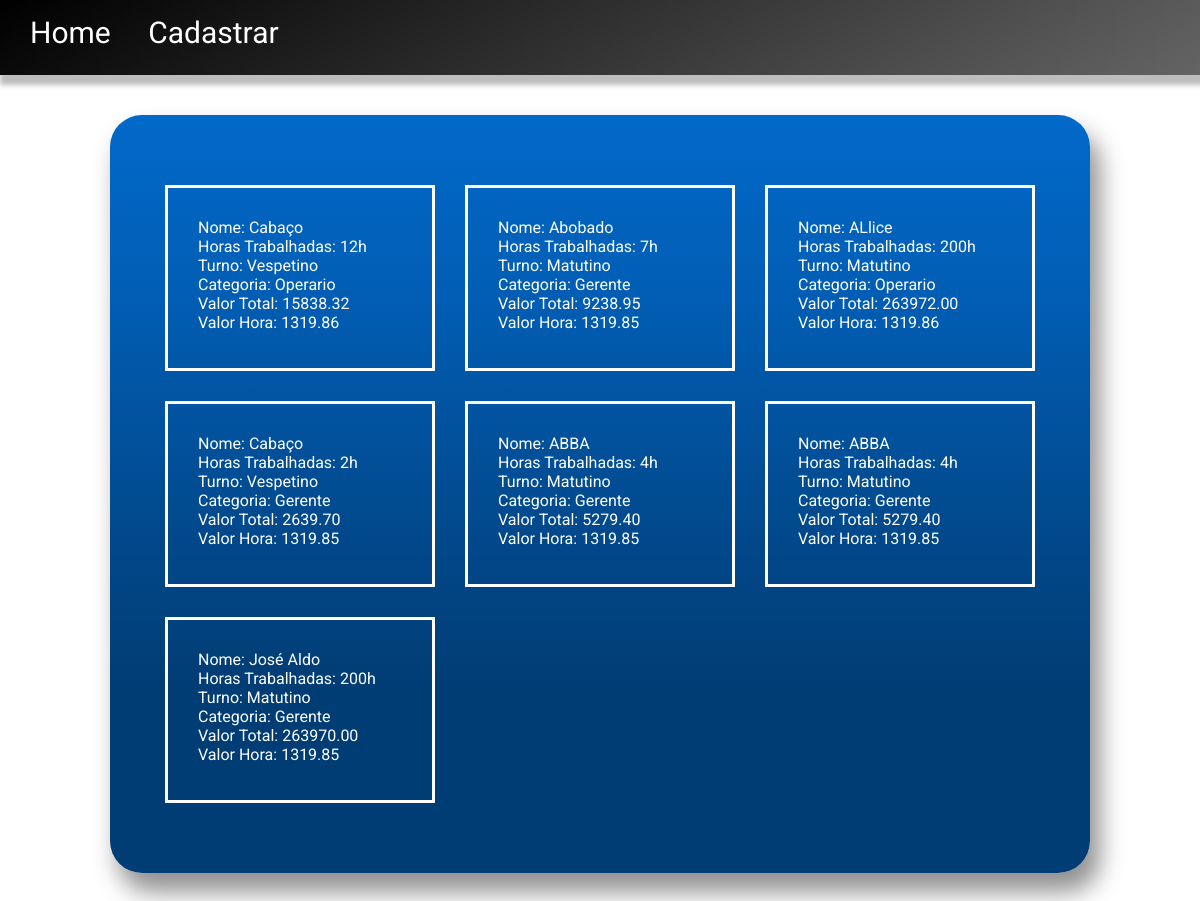
The app's page /Atividade1/, older data.
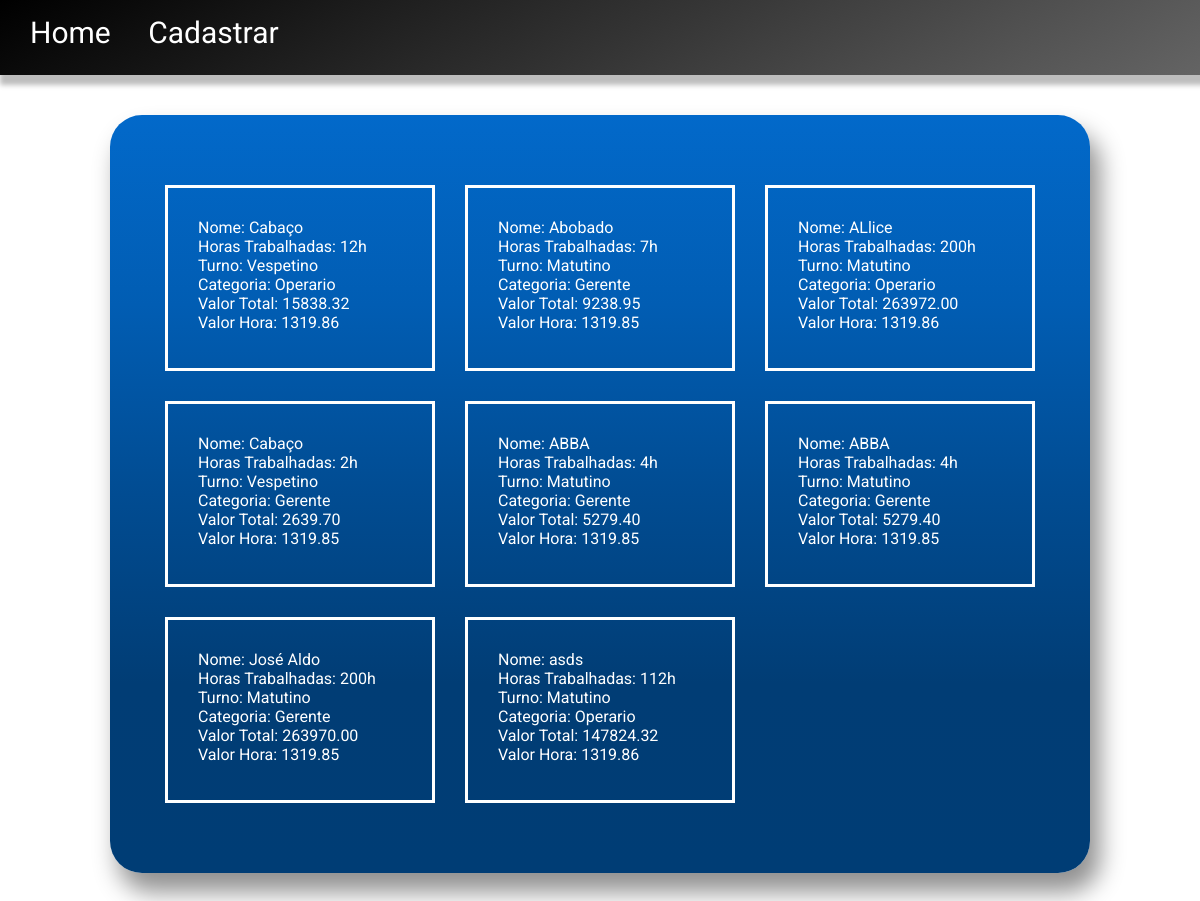
The same page, newer data.
### Atividade1/models.py (models this page shows, shortened)
class Pagamento(models.Model):
    nome = models.CharField(max_length=255)
    quantidade_horas = models.FloatField(max_length=10000)
    turno = models.CharField(max_length=255)
    categoria = models.CharField(max_length=255)
    valorTotal = models.FloatField(max_length=10000)
    valorHora = models.FloatField(max_length=10000)

### Atividade1/views.py (the view)
# urls.py: path('', getPagamento, name='getPagamento'),
def getPagamento(request):
    pagamento = Pagamento.objects.all()
    return render(request, 'Atividade1_Index.html', {'pagamentos': pagamento})

### Atividade1/templates/Atividade1_Index.html (shortened to what this page needs)
{% load static %}
<!DOCTYPE html>
<html lang="en">
  <head>
    <link rel="stylesheet" href='{% static 'atividadeUm.css' %}'/>
  </head>
  <body>
    <section>
      <div class='barra'>
        <a class='botao' href="{% url 'Atividade1:Home' %}" style='color: inherit; text-decoration: none;'>Home</a>
        <a class='botao' href="{% url 'Atividade1:postPagamento' %}" style='color: inherit; text-decoration: none;'>Cadastrar</a>
      </div>
      <div class='pagamentos'>
        <div class='pagamentos-container'>
          <div class='pagamentos-lists-container'>
            {% for pagamento in pagamentos %}
              <ul style='list-style: none;'>
                <li>
                  <div class='pagamentos-list-container'>
                    <span>Nome: {{pagamento.nome}}</span>
                    <span>Horas Trabalhadas: {{pagamento.quantidade_horas|floatformat:0}}h</span>
                    <span>Turno: {{pagamento.turno}}</span>
                    <span>Categoria: {{pagamento.categoria}}</span>
                    <span>Valor Total: {{ pagamento.valorTotal|floatformat:2 }}</span>
                    <span>Valor Hora: {{pagamento.valorHora}}</span>
                  </div>
                </li>
              </ul>
              {% endfor %}
          </div>
        </div>
      </div>
    </section>
  </body>
</html>

### Atividade1/static/atividadeUm.css (style rules this page uses)
html, body, ul { margin: 0px; padding: 0px; }
.barra { width: 100%; height: 45px; background-image: linear-gradient(150deg, #000000, #1a1a1a, #333333, #4d4d4d, #666666); padding: 15px 0px; font-size: 30px; color: white; font-family: 'Roboto'; box-shadow: 0px 10px 5px 0px rgba(189,189,189,1); }
.barra, a { padding: 15px 15px; }
.pagamentos { display: flex; flex-direction: column; align-items: center; }
.pagamentos-container { margin: 40px 0px; background-image: linear-gradient(180deg,#0269ca,#015db3,#014c92,#013d75,#003d75); border-radius: 2rem; box-shadow: 9px 18px 24px 1px rgba(145,145,145,1); padding: 40px; }
.pagamentos-lists-container { display: flex; align-items: center; flex-wrap: wrap; color: white; font-family: 'Roboto'; margin: 15px 0px; max-width: 900px; }
.pagamentos-list-container { display: flex; flex-direction: column; flex-wrap: wrap; width: 204px; height: 120px; align-items: start; margin: 15px 15px; border: 3px solid white; padding: 30px; }

Row changes from the older to the newer data that the page shows:
added Pagamento: nome "asds", quantidade_horas "112", turno "Matutino", categoria "Operario", valorTotal "147824.32", valorHora "1319.86"
